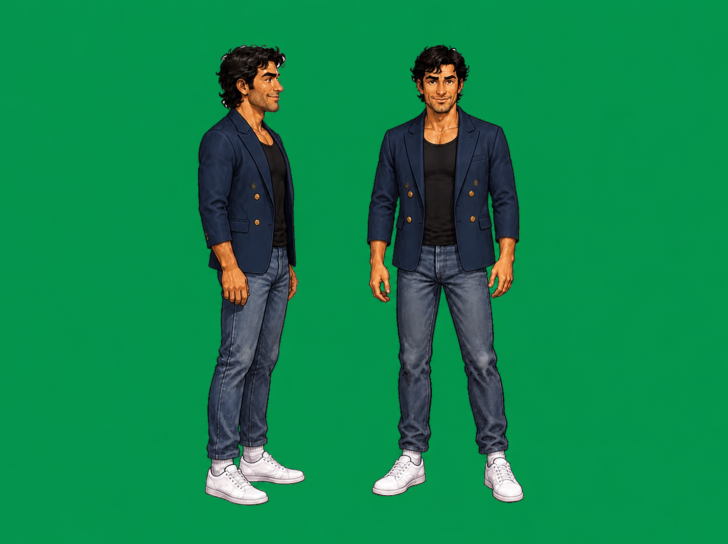
#> input picture sequel/art/designs/alan_blazer.png, 1456 x 1088 px, given in place of alan_blazer.png.png, which was not available (shown at 1/2 size)
$ python figure_cut.py ../art/designs/alan_blazer.png ../art/designs/alanv_back.png
#> lines starting #> are read from the running program, lines starting #| are printed output that depends on the picture; after the words box and inside, x2 and y2 are one past the last pixel; in counts of white or black regions, pixels touching at a corner belong together; pictures that were not available may be replaced by others from this repository, and a replacement may not be noted
#!/usr/bin/env python3
"""Cut a Canva character design (one figure on a flat green background) into a game sprite.

  python3 sequel/scripts/figure_cut.py <design name> <sprite id> [--left] [--half left|right]

Reads art/designs/<design name>.png (sequel/scripts/canva_in.py figure ...), keys out the background colour (sampled
from the corners), keeps the largest figure, despills the green fringe, scales the figure to 720 px tall, and writes
art/sprites/<sprite id>.webp plus its metadata into js/sprites_canva.js (same fields as Game I's js/sprites.js:
w, hh, h, ax, fy, top; facesLeft with --left, for a figure painted looking left).
"""
import json, os, sys
import numpy as np
from PIL import Image, ImageFilter

SEQ = os.path.dirname(os.path.dirname(os.path.abspath(__file__)))
name, sid = sys.argv[1], sys.argv[2]
left = '--left' in sys.argv
half = sys.argv[sys.argv.index('--half') + 1] if '--half' in sys.argv else None  # two figures painted side by side
src = Image.open(os.path.join(SEQ, 'art/designs', name + '.png')).convert('RGB')
#> src is the input picture: PIL image 1456x1088 RGB; mean R, G, B 16.2, 132.9, 75.4
if half:
    src = src.crop((0, 0, src.width // 2, src.height) if half == 'left' else (src.width // 2, 0, src.width, src.height))
im = np.asarray(src).astype(np.float32)
H, W, _ = im.shape
#> H = 1088; W = 1456
corners = np.concatenate([im[:12, :12].reshape(-1, 3), im[:12, -12:].reshape(-1, 3), im[-12:, :12].reshape(-1, 3), im[-12:, -12:].reshape(-1, 3)])
#> corners = 576 rows, first 8: [3, 149, 78], [4, 149, 78], [4, 149, 78], [4, 148, 78], [4, 148, 78], [4, 149, 77], [4, 149, 77], [4, 149, 78]
bg = np.median(corners, axis=0)
#> bg = [4, 148, 77]
d = np.sqrt(((im - bg) ** 2).sum(axis=2))
# green dominance helps on a chroma background: a pixel much greener than red and blue is background
g = im[:, :, 1] - np.maximum(im[:, :, 0], im[:, :, 2])
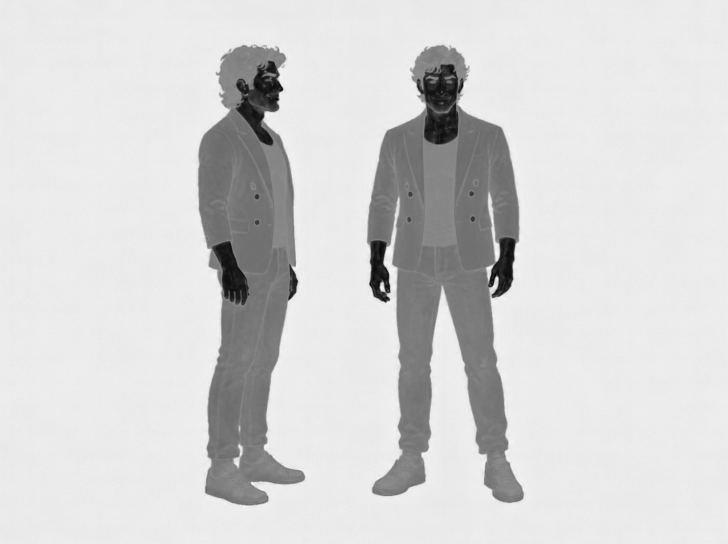
#> g: shape (1088, 1456) float32 (shown at 1/2 size); min -105, max 86, mean 54.7; drawn with min black and max white
greenish = bg[1] > bg[0] + 40 and bg[1] > bg[2] + 40
#> greenish = True
alpha = np.clip((d - 40) / 60, 0, 1)
if greenish:
    alpha = np.minimum(alpha, np.clip((90 - g) / 60, 0, 1))
# keep the largest connected figure (drops specks and stray marks)
mask = alpha > 0.5
#> mask: shape (1088, 1456) bool; 18.3% white; 3 white regions (1 under 20 px), largest, box (x1, y1, x2, y2) and area: (734, 90, 1048, 1006) 162006, (396, 89, 610, 1011) 128081
try:
    from scipy import ndimage
    lab, n = ndimage.label(mask)
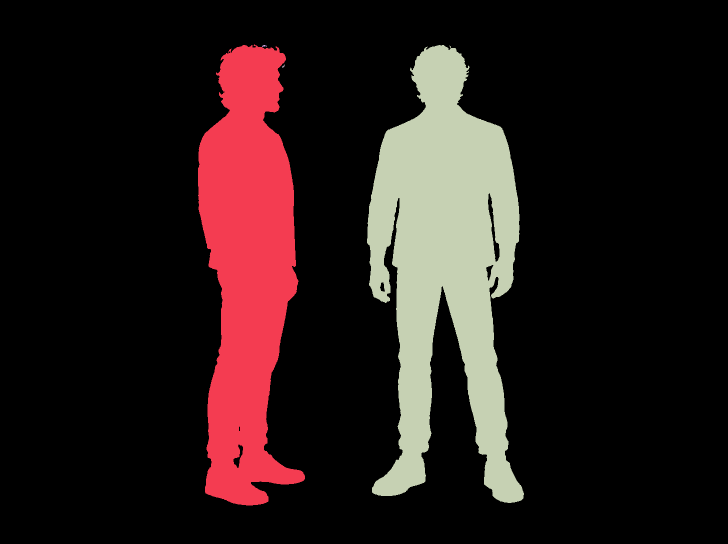
#> lab: shape (1088, 1456) int32 (shown at 1/2 size); 5 distinct labels, from 0 to 4; one colour per label, 0 black
#> n = 4
    if n > 1:
        sizes = ndimage.sum(mask, lab, range(1, n + 1))
#> sizes = [128060, 21, 162006, 13]
        keep = lab == (1 + int(np.argmax(sizes)))
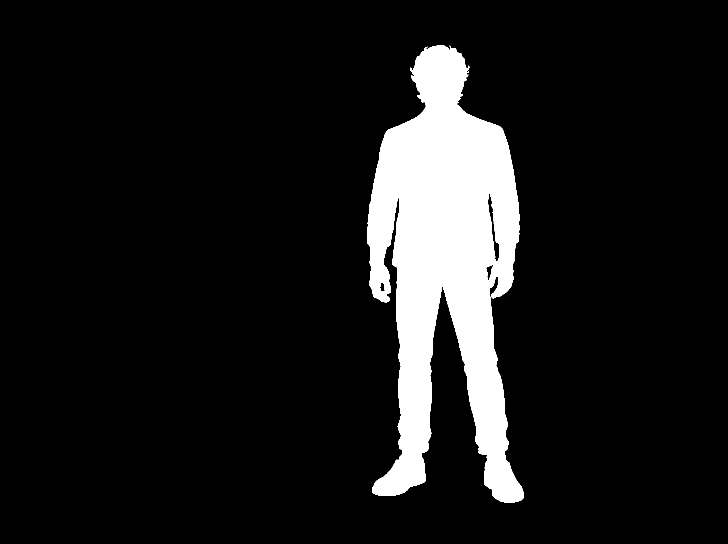
#> keep: shape (1088, 1456) bool (shown at 1/2 size); 10.2% white; 1 white region, box (x1, y1, x2, y2) and area: (734, 90, 1048, 1006) 162006
        keep = ndimage.binary_dilation(keep, iterations=3)
#> keep: shape (1088, 1456) bool; 11% white; 1 white region, box (x1, y1, x2, y2) and area: (731, 87, 1051, 1009) 173679
        alpha = alpha * keep
except ImportError:
    pass
# despill: pull green down to the larger of red and blue where the figure meets the background
if greenish:
    lim = np.maximum(im[:, :, 0], im[:, :, 2])
    im[:, :, 1] = np.where(im[:, :, 1] > lim, lim + (im[:, :, 1] - lim) * 0.25, im[:, :, 1])
rgba = np.dstack([im, alpha * 255]).clip(0, 255).astype(np.uint8)
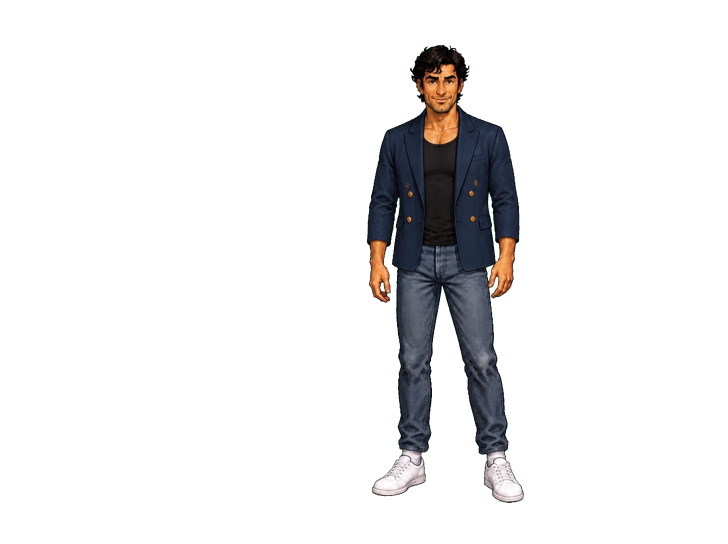
#> rgba: shape (1088, 1456, 4) (shown at 1/2 size); mean R, G, B, A 16.2, 88.8, 75.4, 26; transparent parts drawn white
img = Image.fromarray(rgba, 'RGBA')
a = img.getchannel('A').filter(ImageFilter.GaussianBlur(0.6)); img.putalpha(a)
ys, xs = np.where(np.asarray(img.getchannel('A')) > 40)
x0, x1, y0, y1 = xs.min(), xs.max() + 1, ys.min(), ys.max() + 1
#> x0 = 734; x1 = 1048; y0 = 89; y1 = 1006
fig = img.crop((x0, y0, x1, y1))
s = 720 / fig.height
#> s = 0.785
fig = fig.resize((max(1, round(fig.width * s)), 720), Image.LANCZOS)
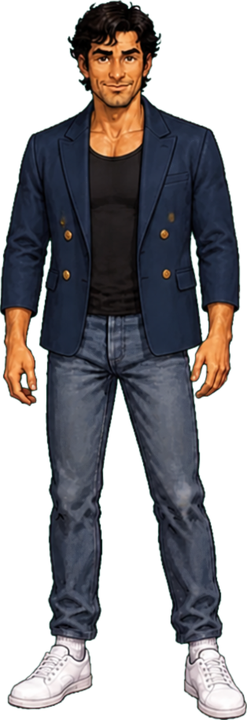
#> fig: PIL image 247x720 RGBA; mean R, G, B, A 39.9, 39.4, 41.9, 143.1; transparent parts drawn white
pad = 20
canvas = Image.new('RGBA', (fig.width + 2 * pad, 720 + 2 * pad), (0, 0, 0, 0))
#> canvas: PIL image 287x760 RGBA; every value is 0
canvas.paste(fig, (pad, pad), fig)
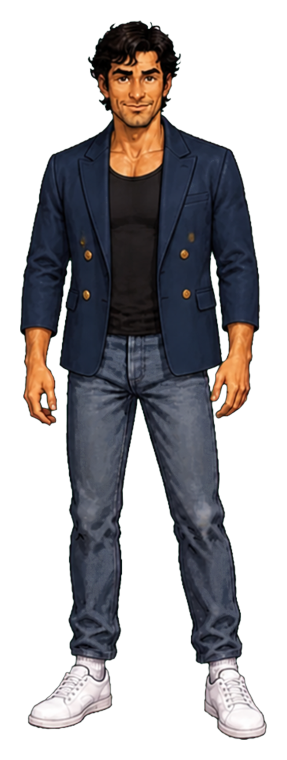
#> canvas: PIL image 287x760 RGBA; mean R, G, B, A 32.2, 30.4, 32.6, 115.3; transparent parts drawn white
# the anchor: the middle of the feet (the bottom 4% of the figure)
al = np.asarray(canvas.getchannel('A'))
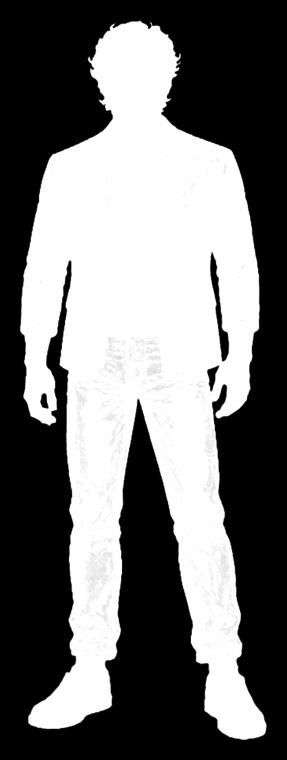
#> al: shape (760, 287); min 0, max 255, mean 115.3
foot = np.where(al[pad + int(720 * 0.96): pad + 720].max(axis=0) > 60)[0]
#> foot = 134 values from 28 to 266
ax = float(foot.mean()) if len(foot) else canvas.width / 2
#> ax = 143.1
out = os.path.join(SEQ, 'art/sprites', sid + '.webp')
canvas.save(out, quality=92, lossless=False, alpha_quality=100)
meta = {'w': canvas.width, 'hh': canvas.height, 'h': 720.0, 'ax': round(ax, 1), 'fy': float(pad + 720), 'top': float(pad)}
#> meta = {'w': 287, 'hh': 760, 'h': 720, 'ax': 143.1, 'fy': 740, 'top': 20}
if left: meta['facesLeft'] = True
mp = os.path.join(SEQ, 'js/sprites_canva.js')
side = os.path.join(SEQ, 'art/designs/sprites.json')  # (the metadata kept as JSON; js/sprites_canva.js is written from it)
data = json.load(open(side)) if os.path.exists(side) else {}
data[sid] = meta
json.dump(data, open(side, 'w'), indent=1, sort_keys=True)
with open(mp, 'w') as f:
    f.write('// Generated by sequel/scripts/figure_cut.py: the cast designed in Canva, cut out for the game. Do not edit by hand.\n')
    f.write('window.SPRITES = Object.assign(window.SPRITES || {}, ' + json.dumps(data, indent=0, sort_keys=True) + ');\n')
print(out, meta)
#| sequel/art/sprites/../art/designs/alanv_back.png.webp {'w': 287, 'hh': 760, 'h': 720.0, 'ax': 143.1, 'fy': 740.0, 'top': 20.0}

$ run again, on sequel/art/designs/gail_derek_table_b.png
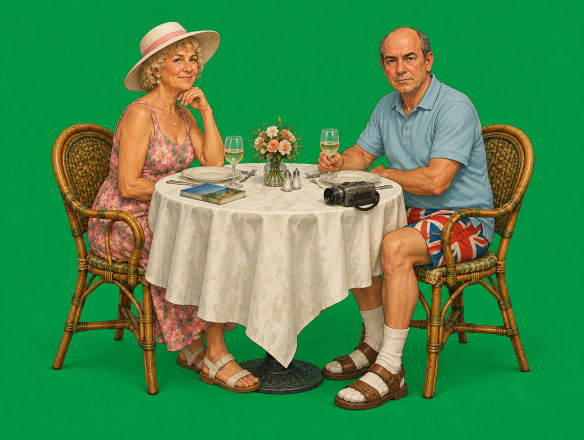
#> input picture sequel/art/designs/gail_derek_table_b.png, 1168 x 880 px, given in place of gail_derek_table_b.png.png, which was not available (shown at 1/2 size)
#> src is the input picture: PIL image 1168x880 RGB; mean R, G, B 71, 139.3, 78.6
#> corners = 576 rows, first 8: [8, 139, 75], [4, 146, 75], [3, 147, 72], [2, 148, 70], [1, 148, 69], [1, 149, 68], [1, 149, 68], [2, 149, 68]
#> bg = [1, 149, 67]
#> greenish = True
#> mask: shape (880, 1168) bool; 43.9% white; 10 white regions (3 under 20 px), largest, box (x1, y1, x2, y2) and area: (103, 43, 1069, 821) 451325, (556, 233, 565, 256) 100, (505, 261, 515, 270) 57
#> `lab, n = ndimage.label(mask)`:
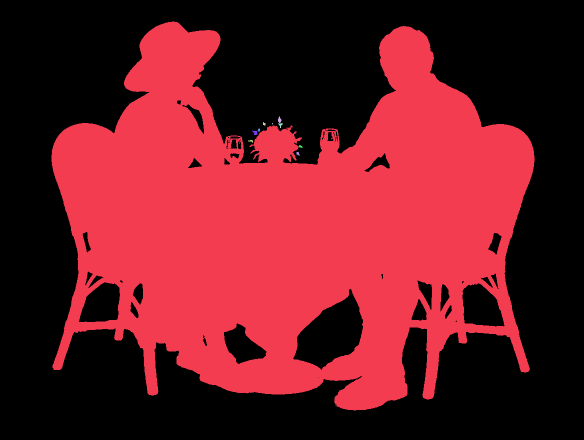
#> lab: shape (880, 1168) int32 (shown at 1/2 size); 17 distinct labels, from 0 to 16; one colour per label, 0 black
#> n = 16
#> sizes = [451291, 59, 26, 4, 41, 24, 57, 1, 1, 1, 30, 28, 32, 2, 1, 2]
#> x0 = 103; x1 = 1069; y0 = 43; y1 = 821
#> `al = np.asarray(canvas.getchannel('A'))`:
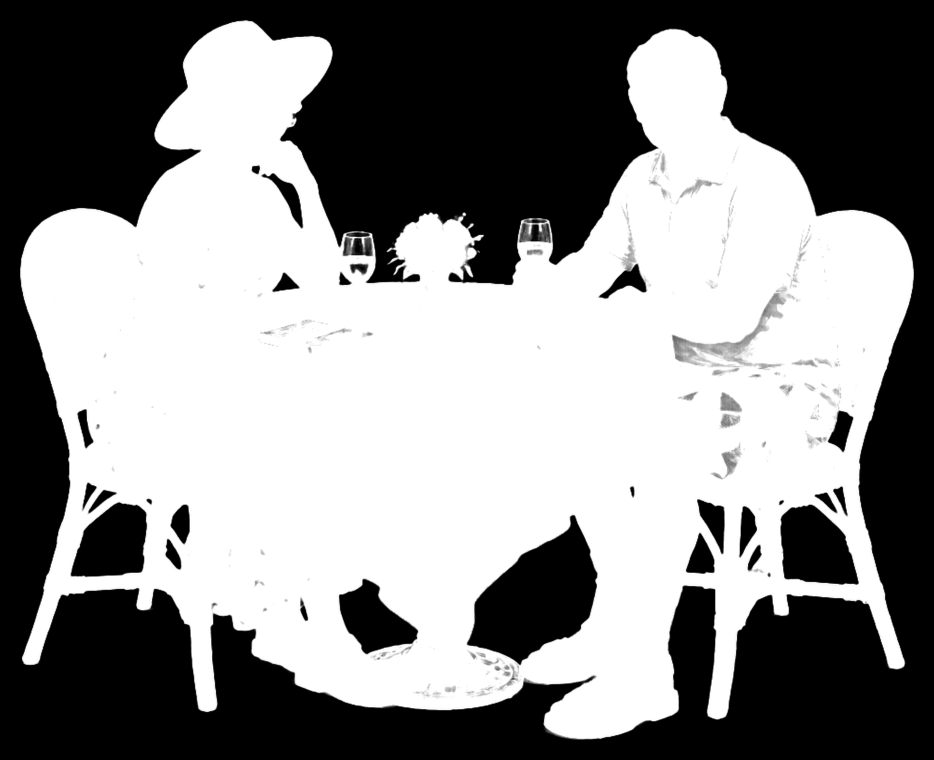
#> al: shape (760, 934); min 0, max 255, mean 137.1
#> foot = 163 values from 203 to 727
#> ax = 606.4
#> meta = {'w': 934, 'hh': 760, 'h': 720, 'ax': 606.4, 'fy': 740, 'top': 20}
#| sequel/art/sprites/../art/designs/gail_derek_table_b.png.webp {'w': 934, 'hh': 760, 'h': 720.0, 'ax': 606.4, 'fy': 740.0, 'top': 20.0}

$ run again, on sequel/art/designs/lolo_v2.png
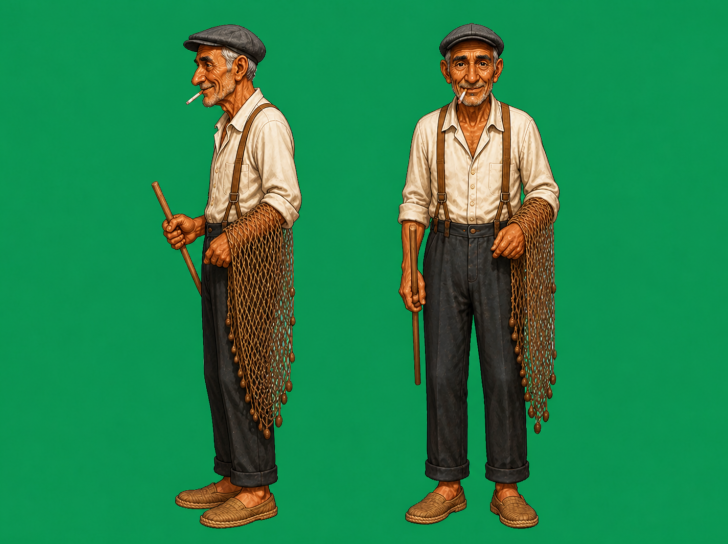
#> input picture sequel/art/designs/lolo_v2.png, 1456 x 1088 px, given in place of lolo_v2.png.png, which was not available (shown at 1/2 size)
#> corners = 576 rows, first 8: [9, 149, 81], [10, 149, 81], [10, 149, 80], [10, 148, 80], [10, 148, 80], [10, 147, 80], [10, 148, 80], [10, 148, 80]
#> bg = [9, 148, 81]
#> greenish = True
#> mask: shape (1088, 1456) bool; 24.2% white; 3 white regions (1 under 20 px), largest, box (x1, y1, x2, y2) and area: (795, 46, 1120, 1058) 219948, (303, 49, 604, 1057) 164177
#> `lab, n = ndimage.label(mask)`:
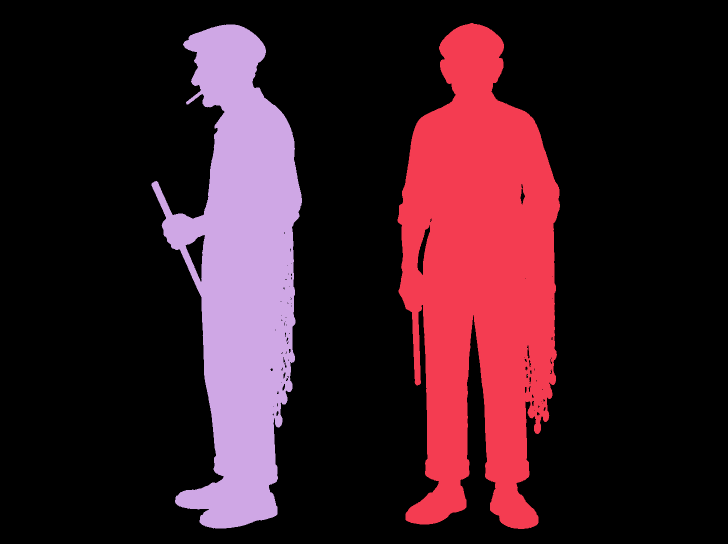
#> lab: shape (1088, 1456) int32 (shown at 1/2 size); 4 distinct labels, from 0 to 3; one colour per label, 0 black
#> n = 3
#> sizes = [219948, 164177, 2]
#> x0 = 795; x1 = 1120; y0 = 46; y1 = 1058
#> `al = np.asarray(canvas.getchannel('A'))`:
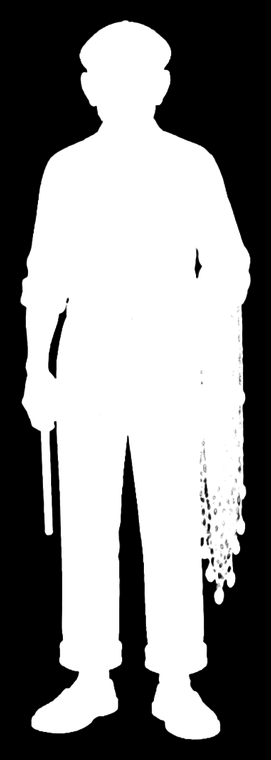
#> al: shape (760, 271); min 0, max 255, mean 136.3
#> foot = 153 values from 31 to 219
#> ax = 123
#> meta = {'w': 271, 'hh': 760, 'h': 720, 'ax': 123, 'fy': 740, 'top': 20}
#| sequel/art/sprites/../art/designs/lolo_v2.png.webp {'w': 271, 'hh': 760, 'h': 720.0, 'ax': 123.0, 'fy': 740.0, 'top': 20.0}
